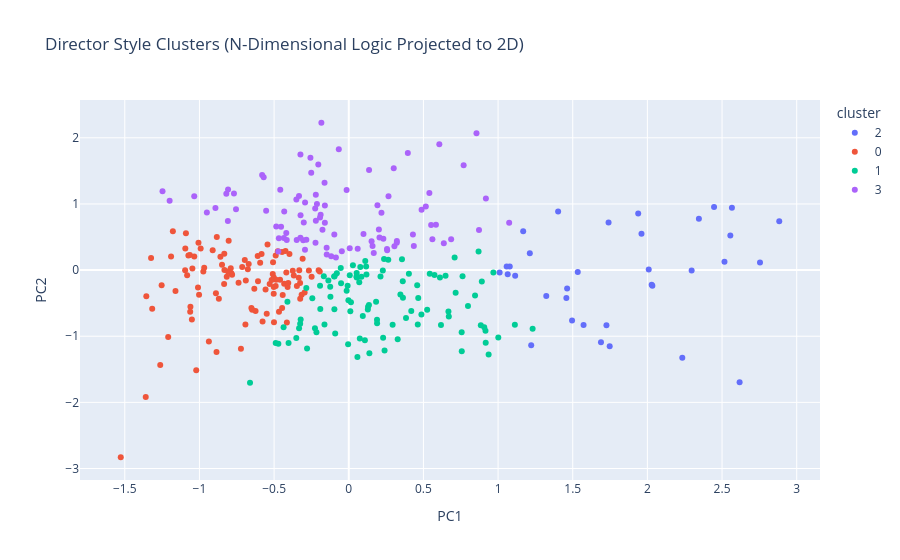

Notebook source saved alongside this figure:
### Code cell
kmeans = KMeans(n_clusters=4, random_state=42)
clusters = kmeans.fit_predict(X) 

# 2. Dimensionality Reduction (For Visualization ONLY)
pca = PCA(n_components=2)
components = pca.fit_transform(X)

# 3. Create the Visualization DataFrame
# We combine the 2D coordinates with the names and the clusters
vis_df = pd.DataFrame(
    data = components, 
    columns = ['PC1', 'PC2']
)
vis_df['name'] = names.values # Re-attaching the names we saved
vis_df['cluster'] = clusters.astype(str) # The cluster from the N-dim space

# 4. Plot
fig = px.scatter(
    vis_df, 
    x='PC1', y='PC2', 
    color='cluster',
    hover_name='name',
    title="Director Style Clusters (N-Dimensional Logic Projected to 2D)"
)
fig.show()

### Figure 1 — Plotly figure (JSON) as saved in the notebook; plotly's stock layout.template omitted (floating-point values rounded to 4 significant figures)
{"data": [{"hovertemplate": "<b>%{hovertext}</b><br><br>cluster=2<br>PC1=%{x}<br>PC2=%{y}<extra></extra>", "hovertext": ["George Lucas", "Orson Welles", "Quentin Tarantino", "Christopher Nolan", "Ridley Scott", "Michael Mann", "Michael Bay", "Tony Scott", "Joel Coen", "Ethan Coen", "Steven Soderbergh", "James Wan", "Sydney Pollack", "Peter Weir", "Jean-Luc Godard", "Paul Thomas Anderson", "David Lynch", "Freddie Francis", "Ingmar Bergman", "Richard Donner", "David Fincher", "Guillermo del Toro", "Edgar Wright", "John Carpenter", "Wong Kar-Wai", "Peter Yates", "Kathryn Bigelow", "Zack Snyder", "James Gunn", "Bryan Forbes", "Rian Johnson", "John Crowley", "Yorgos Lanthimos", "Denis Villeneuve"], "legendgroup": "2", "marker": {"color": "#636efa", "symbol": "circle"}, "mode": "markers", "name": "2", "orientation": "v", "showlegend": true, "type": "scatter", "x": [1.323, 1.168, 1.213, 2.883, 1.748, 1.496, 2.234, 2.618, 1.534, 1.96, 1.078, 2.345, 1.01, 1.222, 1.74, 2.516, 2.296, 1.689, 2.033, 1.064, 1.457, 1.057, 2.029, 1.402, 2.754, 1.114, 1.726, 2.009, 1.939, 1.573, 2.555, 1.462, 2.446, 2.566], "xaxis": "x", "y": [-0.3932, 0.5868, 0.2548, 0.7374, -1.151, -0.7614, -1.324, -1.696, -0.02954, 0.55, 0.05246, 0.7747, -0.03698, -1.136, 0.7195, 0.1259, -0.00707, -1.093, -0.2384, -0.06435, -0.4203, 0.05293, -0.2222, 0.8845, 0.1139, -0.08509, -0.8335, 0.009291, 0.855, -0.8289, 0.5224, -0.2767, 0.9551, 0.9409], "yaxis": "y"}, {"hovertemplate": "<b>%{hovertext}</b><br><br>cluster=0<br>PC1=%{x}<br>PC2=%{y}<extra></extra>", "hovertext": ["Fritz Lang", "Richard Linklater", "Otto Preminger", "Blake Edwards", "Richard Fleischer", "Frank Capra", "Billy Wilder", "Stanley Kramer", "Michael Curtiz", "Roberto Rossellini", "Federico Fellini", "Akira Kurosawa", "Edgar G. Ulmer", "Wes Anderson", "John Ford", "Cecil B. DeMille", "Raoul Walsh", "Elmer Clifton", "Harold D. Schuster", "Lewis Gilbert", "Gregory Ratoff", "Howard Hawks", "Rudolph Maté", "David Lean", "Vittorio De Sica", "Stanley Donen", "Charlie Chaplin", "Edward F. Cline", "Jules Dassin", "Robert Rossen", "George Marshall", "Irving Pichel", "Lloyd Bacon", "Roy William Neill", "Rouben Mamoulian", "Charles Lamont", "Erle C. Kenton", "Leo McCarey", "Rowland V. Lee", "Preston Sturges", "William Beaudine", "Jerry Warren", "Charles Vidor", "Henry Koster", "Edmund Goulding", "Ken Annakin", "Anatole Litvak", "Emeric Pressburger", "Henry Levin", "Val Guest", "Andrew L. Stone", "Frank McDonald", "John Farrow", "Gordon Douglas", "William Keighley", "Michael Powell", "Ken Hughes", "Kurt Neumann", "Richard Thorpe", "Tim Whelan", "Frank Lloyd", "Tay Garnett", "Edwin L. Marin", "Arthur Lubin", "Walter Lang", "John M. Stahl", "Norman Z. McLeod", "Lew Landers", "Norman Taurog", "H. Bruce Humberstone", "S. Roy Luby", "William Nigh", "Wallace Fox", "Jean Yarbrough", "Albert S. Rogell", "Joseph Kane", "George Sherman", "Richard Sale", "Nick Grindé", "Sidney Lanfield", "Alfred E. Green", "Vernon Sewell", "Alexander Hall", "John Gilling", "Edward Ludwig", "Leslie Goodwins", "Felix E. Feist", "Phil Rosen", "Maurice Elvey", "D. Ross Lederman", "Eugene Forde", "Philip Ford", "James Tinling", "Howard Bretherton", "Ralph Staub", "Michael Gordon", "Irving Cummings", "Joseph Santley", "Herbert Wilcox", "George Blair", "Albert Herman", "Marcel Varnel", "Otto Brower", "Arthur Dreifuss", "Leigh Jason"], "legendgroup": "0", "marker": {"color": "#EF553B", "symbol": "circle"}, "mode": "markers", "name": "0", "orientation": "v", "showlegend": true, "type": "scatter", "x": [-0.4894, -0.1944, -0.7221, -0.5495, -0.6922, -0.5297, -0.6242, -1.527, -0.5839, -0.9739, -0.8857, -1.022, -0.3749, -0.738, -1.064, -1.06, -0.4326, -0.2489, -0.2017, -0.3474, -0.4424, -1.01, -0.9682, -0.3156, -0.4095, -0.4896, -1.091, -1.007, -0.5772, -1.36, -1.253, -0.326, -0.87, -0.6895, -0.8487, -0.4753, -0.6099, -0.6702, -0.3252, -1.19, -1.047, -1.074, -0.5026, -1.316, -0.4463, -0.4145, -0.2672, -0.9369, -0.5025, -0.8326, -0.676, -1.095, -0.2956, -0.5009, -1.209, -0.4673, -1.263, -0.5571, -0.8043, -0.46, -0.7137, -0.5089, -0.4868, -0.3088, -1.035, -0.6324, -0.9918, -0.4052, -1.324, -0.7849, -0.3349, -1.082, -1.16, -0.5021, -0.9114, -0.7884, -0.4181, -1.003, -0.8595, -0.7814, -0.8348, -0.5934, -1.096, -1.051, -0.4465, -1.356, -0.6078, -0.5441, -0.7905, -0.5071, -0.8838, -0.6963, -1.062, -1.178, -0.8172, -0.3681, -0.3316, -0.8896, -0.6469, -0.5165, -0.8337, -0.3973, -0.4236, -0.8089, -0.6521], "xaxis": "x", "y": [0.2208, -0.01993, -1.19, -0.6596, -0.8214, -0.2094, -0.6188, -2.83, 0.2429, -0.022, -1.238, -1.514, -0.008257, -0.1915, 0.2267, -0.5527, -0.2062, -0.0997, -0.001478, -0.2395, -0.3784, -0.2637, 0.03671, -0.3726, -0.2559, -0.2395, 0.5567, 0.4114, -0.7759, -1.918, -0.2311, -0.1968, -0.4337, -0.1563, 0.08067, 0.285, 0.2116, 0.09336, -0.4339, 0.2039, 0.02264, 0.2219, -0.3583, -0.5853, -0.5725, -0.7924, -0.006696, -1.08, -0.2557, 0.002259, 0.01407, 0.3267, -0.3398, -0.788, -1.01, -0.6296, -1.437, -0.2943, 0.445, -0.1477, 0.04811, -0.06076, -0.1478, 0.1717, 0.2047, -0.2823, 0.3251, -0.196, 0.1831, -0.05698, -0.1155, -0.07718, -0.3169, -0.1118, 0.2996, -0.04468, -0.03626, -0.3736, 0.2028, -0.07074, -0.2088, 0.1099, -0.002151, -0.7487, 0.2724, -0.395, -0.1686, 0.3849, 0.02681, 0.118, 0.4991, 0.1525, -0.6306, 0.5886, -0.09958, -0.08132, -0.004337, -0.3493, -0.5992, -0.1493, 0.2459, 0.2444, 0.2877, -0.01965, -0.5738], "yaxis": "y"}, {"hovertemplate": "<b>%{hovertext}</b><br><br>cluster=1<br>PC1=%{x}<br>PC2=%{y}<extra></extra>", "hovertext": ["Clint Eastwood", "Terry Gilliam", "Pedro Almodóvar", "Steven Spielberg", "Tim Burton", "Martin Scorsese", "Brian De Palma", "Robert Wise", "Francis Ford Coppola", "Alfred Hitchcock", "Elia Kazan", "Nicholas Ray", "Josef von Sternberg", "Roman Polanski", "Richard Brooks", "Fred Zinnemann", "Sergio Leone", "Robert Siodmak", "Spike Lee", "Mike Nichols", "Antonio Margheriti", "Robert Stevenson", "John Huston", "Agnès Varda", "Ronald Neame", "Robert Parrish", "Mervyn LeRoy", "Robert Altman", "Terence Young", "Guy Hamilton", "William Wyler", "Jacques Tourneur", "Joseph L. Mankiewicz", "Sam Wood", "William Castle", "Joseph M. Newman", "Norman Jewison", "John Frankenheimer", "John Sturges", "William A. Wellman", "George Cukor", "Don Siegel", "Victor Saville", "Luchino Visconti", "Michelangelo Antonioni", "Carol Reed", "Joseph Pevney", "Shawn Levy", "Robert Aldrich", "J. Lee Thompson", "Martin Ritt", "John Brahm", "Bob Rafelson", "Mark Robson", "Vincent Sherman", "Jean Negulesco", "Michael Anderson", "George Miller", "Roger Donaldson", "Ralph Thomas", "Bong Joon Ho", "George Seaton", "Mario Bava", "Roy Ward Baker", "Samuel Fuller", "Basil Dearden", "Robert Florey", "Phil Karlson", "Hugo Fregonese", "John Cromwell", "Anthony Asquith", "Curtis Bernhardt", "Henry King", "Joseph Losey", "Sidney Lumet", "Anthony Mann", "Nathan Juran", "Douglas Sirk", "Roy Boulting", "William Dieterle", "Craig Gillespie", "Andrew Marton", "Edward Dmytryk", "Zoltan Korda", "Cy Endfield", "Archie Mayo", "André de Toth", "Alfred L. Werker", "Fred F. Sears", "Lewis Seiler", "Joseph H. Lewis", "Victor Halperin", "Harold French", "Roger Corman", "Arthur Crabtree", "Bernard Vorhaus", "Charles Saunders", "Montgomery Tully", "William Berke", "Compton Bennett", "Edward H. Griffith", "Brian Desmond Hurst"], "legendgroup": "1", "marker": {"color": "#00cc96", "symbol": "circle"}, "mode": "markers", "name": "1", "orientation": "v", "showlegend": true, "type": "scatter", "x": [0.2398, 1.112, 0.9074, -0.6613, 1.231, 0.2301, 0.1381, 0.4186, 0.3628, 0.4584, 0.07722, 0.183, 0.4621, 0.1893, -0.1627, -0.3255, 0.7568, 0.05376, 0.2938, 0.709, 0.5251, 1.001, 0.7984, -0.3221, -0.2793, 0.7561, -0.1924, -0.09624, -0.167, 0.5425, 0.08476, -0.1228, -0.4366, 0.9367, -0.05142, 0.006614, -0.2164, 0.9157, -0.4107, -0.07991, 0.1164, 0.8912, -0.09496, -0.2263, 0.2281, -0.09083, 0.1293, 0.9685, 0.6676, 0.1897, -0.3328, 0.07401, 0.4653, -0.4032, 0.02777, 0.01473, 0.6106, 0.6176, 0.9172, 0.1352, 0.6701, 0.0105, 0.8457, 0.2647, 0.3277, 0.1185, 0.5741, 0.8845, -0.244, 0.6481, -0.1907, -0.007604, -0.2843, 0.05793, -0.004416, 0.3834, 0.3617, 0.05295, 0.2363, 0.4866, 0.7158, 0.09392, 0.3458, -0.3513, 0.4028, -0.0141, 0.1278, -0.05344, -0.4893, -0.4715, 0.2126, -0.1364, -0.09784, 0.8692, 0.3565, -0.002369, 0.762, 0.07039, 0.05166, 0.108, -0.1243, 0.1105], "xaxis": "x", "y": [-1.216, -0.8253, -0.8625, -1.704, -0.8859, -1.024, -1.258, -0.62, -0.4167, -0.23, 0.04628, -0.4797, -0.8241, -0.7518, -0.8246, -0.8126, -1.226, -0.1131, -0.825, 0.1889, -0.5982, -1.02, -0.5414, -0.7488, -1.187, -0.9407, -0.2368, -0.5941, -0.09284, -0.05459, -0.09961, -0.4029, -0.8637, -1.276, -0.1979, -0.07715, -0.9398, -0.9172, -0.4781, -0.04622, 0.05252, -0.1742, -0.09161, -0.8794, -0.004841, -0.9577, -0.5555, -0.03787, -0.6248, -0.8055, -0.8806, -1.034, -0.421, -1.102, 0.07373, -0.4848, -0.1132, -0.8322, -1.099, -0.5262, -0.7028, -0.622, -0.3854, 0.156, -1.046, -0.06684, -0.07379, -0.8336, -0.4256, -0.08494, -0.5868, -0.2378, -0.2703, -1.313, -1.123, -0.7243, -0.1701, -0.04525, 0.1687, -0.673, -0.3429, -0.695, -0.3685, -1.029, -0.05372, -0.3114, -0.5959, 0.03271, -1.104, -1.114, -0.0955, -0.1559, -0.09686, 0.2823, 0.1626, -0.4571, -0.09287, -0.1832, -0.09964, -1.06, -0.2514, 0.1374], "yaxis": "y"}, {"hovertemplate": "<b>%{hovertext}</b><br><br>cluster=3<br>PC1=%{x}<br>PC2=%{y}<extra></extra>", "hovertext": ["Stanley Kubrick", "Matthew Vaughn", "Woody Allen", "François Truffaut", "Lewis Milestone", "Ernst Lubitsch", "James Whale", "Buster Keaton", "Victor Sjöström", "Victor Fleming", "F. W. Murnau", "Jean Renoir", "Alan Crosland", "Frank Borzage", "R.G. Springsteen", "Terence Fisher", "King Vidor", "Charles Barton", "Terrence Malick", "Edward L. Cahn", "William Witney", "Ray Taylor", "Robert F. Hill", "Spencer Gordon Bennet", "Fred C. Brannon", "Frank R. Strayer", "Lambert Hillyer", "Harry L. Fraser", "Henry Hathaway", "Sidney Franklin", "Frank Tashlin", "Henry Edwards", "E.A. Dupont", "Byron Haskin", "Sam Newfield", "Gregory La Cava", "David Butler", "Delmer Daves", "Frank Tuttle", "Stuart Heisler", "Norman Foster", "Robert N. Bradbury", "William K. Howard", "A. Edward Sutherland", "W. Lee Wilder", "Elliott Nugent", "Christy Cabanne", "Daniel Mann", "Sidney Salkow", "Ray McCarey", "Irving Rapper", "Allan Dwan", "Roy Del Ruth", "James Cruze", "John H. Auer", "Yasujirō Ozu", "Richard Wallace", "John Rawlins", "Kenji Mizoguchi", "Lee Sholem", "Maurice Tourneur", "D.W. Griffith", "Bert I. Gordon", "George Archainbaud", "Hal Walker", "Harold Young", "Edward Sloman", "Walter Forde", "George King", "Fred Niblo", "Mitchell Leisen", "William A. Seiter", "John Reinhardt", "Bernard B. Ray", "James P. Hogan", "Louis King", "Herbert I. Leeds", "Lance Comfort", "Lesley Selander", "Fred C. Newmeyer", "Sam Taylor", "Malcolm St. Clair", "Marion Gering", "Godfrey Grayson", "Lewis D. Collins", "Victor Schertzinger", "Marshall Neilan", "Howard Higgin", "Chester M. Franklin", "E. Mason Hopper", "Reginald Barker", "Melville W. Brown"], "legendgroup": "3", "marker": {"color": "#ab63fa", "symbol": "circle"}, "mode": "markers", "name": "3", "orientation": "v", "showlegend": true, "type": "scatter", "x": [-0.04659, 0.6366, 0.1674, 0.8722, -0.1179, -0.3333, 0.1593, -0.1834, -0.06676, 0.192, 0.516, 0.1529, 0.6066, 0.5602, 0.3221, 0.4358, 0.3216, -0.2933, 1.074, -0.1761, -0.1482, -0.3236, -0.2248, -0.1622, -0.2567, -1.035, 0.2661, -0.5801, 0.2573, 0.7694, 0.219, -0.2204, 0.5399, 0.2317, -0.3052, -0.9504, -0.5533, 0.6857, -0.1883, 0.206, 0.4877, -0.3229, -0.4534, -0.1599, 0.9184, -0.8097, -0.4186, 0.5517, -0.4345, -0.8929, 0.0598, -0.4858, 0.2562, -0.2131, -0.1475, 0.8553, 0.2018, -0.3012, -0.3508, 0.00647, -0.3486, 0.3012, 0.4296, -0.2514, -0.7689, -0.3238, -0.1926, -0.4718, 0.5839, -0.8082, -0.08605, -0.09676, 0.3058, -1.2, -0.4322, -0.284, -0.2927, 0.09854, -0.4154, -0.4587, -0.2206, -0.01445, -0.16, -0.2227, -0.4682, -0.82, 0.136, -1.247, 0.3956, -0.2041, -0.7552, -0.5698], "xaxis": "x", "y": [0.2838, 0.4049, 0.2591, 0.6049, 0.2108, 1.119, 0.3657, 2.227, 1.829, 0.9801, 0.962, 0.4373, 1.902, 0.4676, 0.4386, 0.3652, 0.4148, 0.3078, 0.7167, 0.6099, 0.337, 1.746, 0.9309, 1.32, 1.697, 1.116, 1.116, 1.436, 0.3012, 1.584, 0.8656, 0.7467, 1.164, 0.4755, 0.4517, 0.8692, 0.8975, 0.4642, 0.8382, 0.493, 0.9134, 0.8302, 0.6541, 0.9777, 1.083, 0.7418, 0.5589, 0.6804, 0.4836, 0.9379, 0.3213, 0.6593, 0.3174, 1.0, 0.2349, 2.069, 0.6146, 0.7179, 1.067, 0.3301, 0.4566, 1.541, 0.5361, 1.47, 1.159, 0.4894, 0.7963, 0.2824, 0.6839, 1.22, 0.1896, 0.5388, 0.3599, 1.049, 0.8859, 0.4595, 1.023, 0.5439, 0.4558, 1.215, 1.139, 1.212, 0.7143, 0.4145, 0.4821, 1.152, 1.514, 1.192, 1.771, 1.596, 0.9211, 1.404], "yaxis": "y"}], "layout": {"legend": {"title": {"text": "cluster"}, "tracegroupgap": 0}, "title": {"text": "Director Style Clusters (N-Dimensional Logic Projected to 2D)"}, "xaxis": {"anchor": "y", "domain": [0, 1], "title": {"text": "PC1"}}, "yaxis": {"anchor": "x", "domain": [0, 1], "title": {"text": "PC2"}}}}
